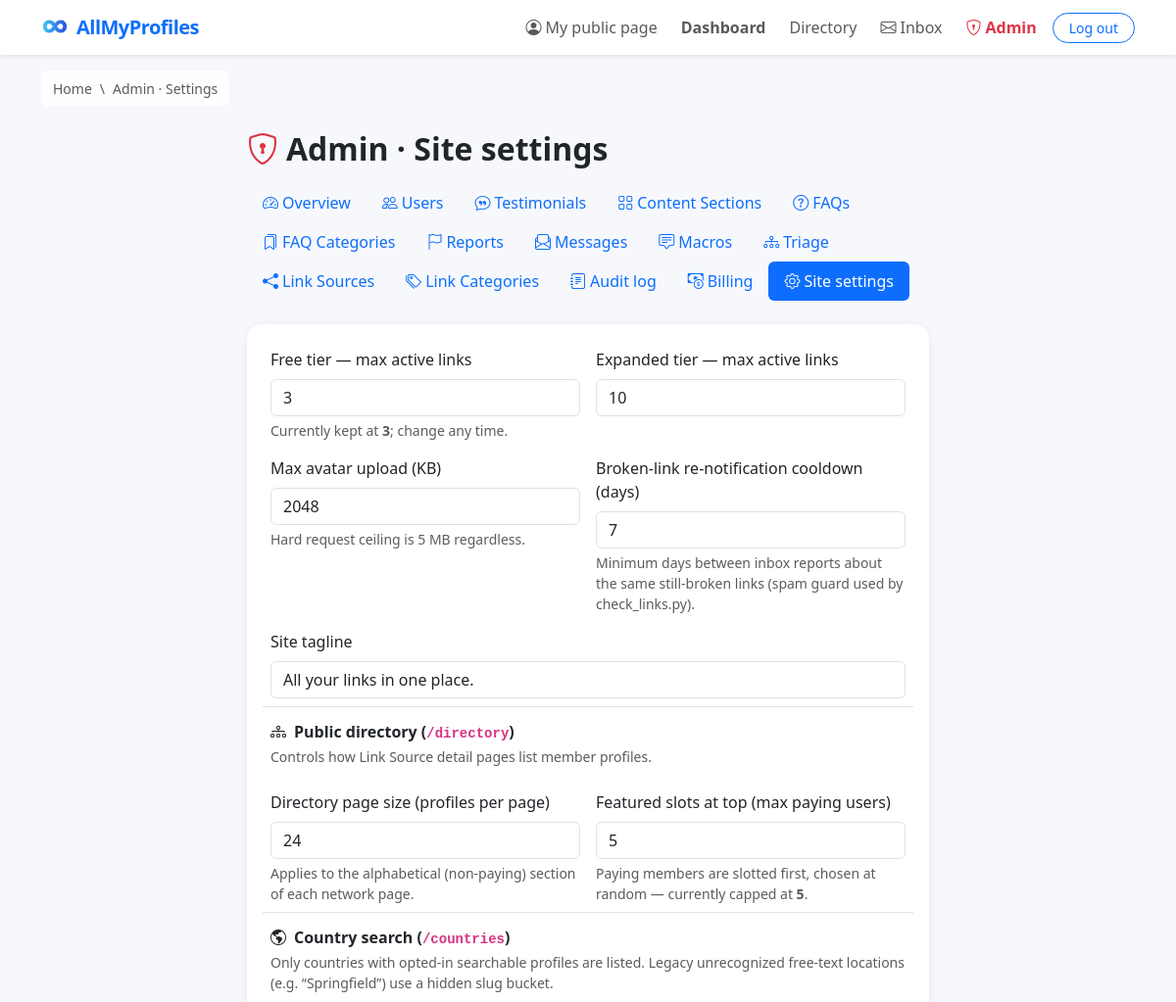
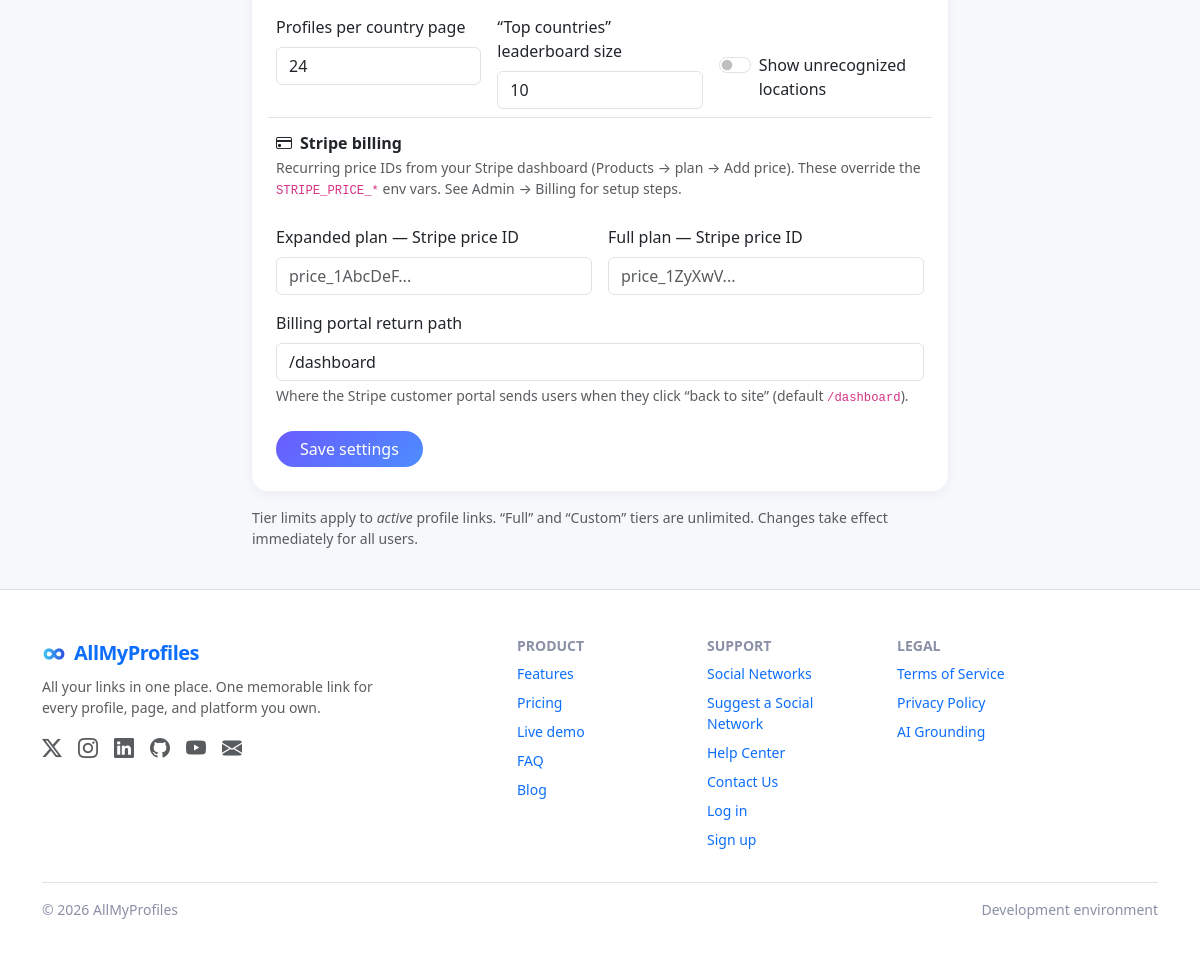
The app's page /admin/settings (signed in) with its own data (2 pictures, top to bottom).
### models.py (models this page shows, shortened)
class Setting(db.Model):
    __tablename__ = 'settings'
    DEFAULT_SETTINGS = DEFAULT_SETTINGS
    key = db.Column(db.String(64), primary_key=True)
    value = db.Column(db.String(500), nullable=False, default='')
    @classmethod
    def get(cls, key, fallback=None):
        row = db.session.get(cls, key)
        if row is not None:
            return row.value
        return DEFAULT_SETTINGS.get(key, fallback)

### app.py (the view, shortened to what this page needs)
    @app.route('/admin/settings', methods=['GET', 'POST'])
    @admin_required
    def admin_settings():
        editable = ['free_tier_max_links', 'expanded_tier_max_links',
                    'site_tagline', 'max_upload_size_kb',
                    'link_check_notify_days',
                    'directory_page_size', 'directory_featured_max',
                    'country_page_size', 'country_sidebar_top',
                    'stripe_price_expanded', 'stripe_price_full',
                    'stripe_customer_portal_return']
        numeric = {'free_tier_max_links', 'expanded_tier_max_links',
                   'max_upload_size_kb', 'link_check_notify_days',
                   'directory_page_size', 'directory_featured_max',
                   'country_page_size', 'country_sidebar_top'}
        booleans = {'country_show_unrecognized'}
        settings = {k: Setting.get(k) for k in Setting.DEFAULT_SETTINGS}
        return render_template('admin/settings.html', settings=settings)

### templates/admin/settings.html (shortened to what this page needs)
{% extends 'base.html' %}
{% import 'admin/_nav.html' as dash %}
{% block content %}
<div class="container py-4" style="max-width: 720px">
  <h2 class="fw-bold mb-3"><i class="bi bi-shield-lock text-danger me-2"></i>Admin · Site settings</h2>
  {{ dash.nav('settings') }}
  <div class="card p-4">
    <form method="POST" action="{{ url_for('admin_settings') }}">
      <div class="row g-3">
        <div class="col-sm-6">
          <label class="form-label" for="free_tier_max_links">Free tier — max active links</label>
          <input type="number" min="0" class="form-control" id="free_tier_max_links"
                 name="free_tier_max_links" value="{{ settings.free_tier_max_links }}" required>
          <div class="form-text">Currently kept at <strong>3</strong>; change any time.</div>
        </div>
        <div class="col-sm-6">
          <label class="form-label" for="expanded_tier_max_links">Expanded tier — max active links</label>
          <input type="number" min="0" class="form-control" id="expanded_tier_max_links"
                 name="expanded_tier_max_links" value="{{ settings.expanded_tier_max_links }}" required>
        </div>
        <div class="col-sm-6">
          <label class="form-label" for="max_upload_size_kb">Max avatar upload (KB)</label>
          <input type="number" min="16" class="form-control" id="max_upload_size_kb"
                 name="max_upload_size_kb" value="{{ settings.max_upload_size_kb }}" required>
          <div class="form-text">Hard request ceiling is 5 MB regardless.</div>
        </div>
        <div class="col-sm-6">
          <label class="form-label" for="link_check_notify_days">Broken-link re-notification cooldown (days)</label>
          <input type="number" min="0" class="form-control" id="link_check_notify_days"
                 name="link_check_notify_days" value="{{ settings.link_check_notify_days }}" required>
          <div class="form-text">Minimum days between inbox reports about the same still-broken links (spam guard used by check_links.py).</div>
        </div>
        <div class="col-12">
          <label class="form-label" for="site_tagline">Site tagline</label>
          <input type="text" maxlength="200" class="form-control" id="site_tagline"
                 name="site_tagline" value="{{ settings.site_tagline }}">
        </div>
        <div class="col-12 pt-3 border-top mt-2">
          <h3 class="h6 fw-bold mb-0"><i class="bi bi-diagram-3 me-2"></i>Public directory (<code>/directory</code>)</h3>
          <div class="form-text mb-2">Controls how Link Source detail pages list member profiles.</div>
        </div>
        <div class="col-sm-6">
          <label class="form-label" for="directory_page_size">Directory page size (profiles per page)</label>
          <input type="number" min="1" max="200" class="form-control" id="directory_page_size"
                 name="directory_page_size" value="{{ settings.directory_page_size }}" required>
          <div class="form-text">Applies to the alphabetical (non-paying) section of each network page.</div>
        </div>
        <div class="col-sm-6">
          <label class="form-label" for="directory_featured_max">Featured slots at top (max paying users)</label>
          <input type="number" min="0" max="20" class="form-control" id="directory_featured_max"
                 name="directory_featured_max" value="{{ settings.directory_featured_max }}" required>
          <div class="form-text">Paying members are slotted first, chosen at random — currently capped at <strong>5</strong>.</div>
        </div>
        <div class="col-12 pt-3 border-top mt-2">
          <h3 class="h6 fw-bold mb-0"><i class="bi bi-globe-americas me-2"></i>Country search (<code>/countries</code>)</h3>
          <div class="form-text mb-2">Only countries with opted-in searchable profiles are listed. Legacy unrecognized free-text locations (e.g. “Springfield”) use a hidden slug bucket.</div>
        </div>
        <div class="col-sm-4">
          <label class="form-label" for="country_page_size">Profiles per country page</label>
          <input type="number" min="1" max="200" class="form-control" id="country_page_size"
                 name="country_page_size" value="{{ settings.country_page_size }}" required>
        </div>
        <div class="col-sm-4">
          <label class="form-label" for="country_sidebar_top">“Top countries” leaderboard size</label>
          <input type="number" min="3" max="25" class="form-control" id="country_sidebar_top"
                 name="country_sidebar_top" value="{{ settings.country_sidebar_top }}" required>
        </div>
        <div class="col-sm-4 d-flex align-items-end">
          <div class="form-check form-switch mb-2">
            <input class="form-check-input" type="checkbox" role="switch" id="country_show_unrecognized"
                   name="country_show_unrecognized" value="true"
                   {{ 'checked' if settings.country_show_unrecognized in ('true', '1', 'yes', 'on') }}>
            <label class="form-check-label" for="country_show_unrecognized">Show unrecognized locations</label>
          </div>
        </div>
        <div class="col-12 pt-3 border-top mt-2">
          <h3 class="h6 fw-bold mb-0"><i class="bi bi-credit-card me-2"></i>Stripe billing</h3>
          <div class="form-text mb-2">Recurring price IDs from your Stripe dashboard (Products → plan → Add price).
            These override the <code>STRIPE_PRICE_*</code> env vars. See Admin → Billing for setup steps.</div>
        </div>
        <div class="col-sm-6">
          <label class="form-label" for="stripe_price_expanded">Expanded plan — Stripe price ID</label>
          <input type="text" maxlength="64" class="form-control" id="stripe_price_expanded"
                 name="stripe_price_expanded" value="{{ settings.stripe_price_expanded }}"
                 placeholder="price_1AbcDeF...">
        </div>
        <div class="col-sm-6">
          <label class="form-label" for="stripe_price_full">Full plan — Stripe price ID</label>
          <input type="text" maxlength="64" class="form-control" id="stripe_price_full"
                 name="stripe_price_full" value="{{ settings.stripe_price_full }}"
                 placeholder="price_1ZyXwV...">
        </div>
        <div class="col-12">
          <label class="form-label" for="stripe_customer_portal_return">Billing portal return path</label>
          <input type="text" maxlength="200" class="form-control" id="stripe_customer_portal_return"
                 name="stripe_customer_portal_return" value="{{ settings.stripe_customer_portal_return }}">
          <div class="form-text">Where the Stripe customer portal sends users when they click “back to site” (default <code>/dashboard</code>).</div>
        </div>
      </div>
      <button type="submit" class="btn btn-primary rounded-pill px-4 mt-4">Save settings</button>
    </form>
  </div>
  <p class="text-muted small mt-3">
    Tier limits apply to <em>active</em> profile links. “Full” and “Custom” tiers are unlimited.
    Changes take effect immediately for all users.
  </p>
</div>
{% endblock %}

### templates/base.html (shortened to what this page needs)
<!DOCTYPE html>
<html lang="en">
<head>
  <link rel="stylesheet" href="https://cdn.jsdelivr.net/npm/bootstrap@5.3.3/dist/css/bootstrap.min.css">
  <link rel="stylesheet" href="https://cdn.jsdelivr.net/npm/bootstrap-icons@1.11.3/font/bootstrap-icons.min.css">
</head>
<body class="d-flex flex-column min-vh-100">
  <nav class="navbar navbar-expand-lg bg-white shadow-sm">
    <div class="container">
      <a class="navbar-brand text-primary" href="{{ url_for('home') }}">
        <img src="{{ url_for('static', filename='images/favicon-96x96.png') }}" alt="" width="28" height="28" class="me-2 align-text-bottom rounded">AllMyProfiles
      </a>
      <div class="collapse navbar-collapse" id="navbarNav">
        <ul class="navbar-nav ms-auto align-items-lg-center gap-lg-2">
          {% if current_user.is_authenticated %}
            <li class="nav-item">
              <a class="nav-link" href="{{ (profile_url(current_user) or '#') }}">
                <i class="bi bi-person-circle me-1"></i>My public page
              </a>
            </li>
            <li class="nav-item">
              <a class="nav-link fw-semibold" href="{{ url_for('dashboard') }}">Dashboard</a>
            </li>
            <li class="nav-item">
              <a class="nav-link" href="{{ url_for('directory') }}">Directory</a>
            </li>
            <li class="nav-item">
              <a class="nav-link position-relative" href="{{ url_for('inbox') }}">
                <i class="bi bi-envelope me-1"></i>Inbox
              </a>
            </li>
            {% if current_user.is_admin and not is_impersonating() %}
            <li class="nav-item">
              <a class="nav-link text-danger fw-semibold" href="{{ url_for('admin_dashboard') }}">
                <i class="bi bi-shield-lock me-1"></i>Admin
              </a>
            </li>
            {% endif %}
            <li class="nav-item">
              <a class="btn btn-outline-primary btn-sm rounded-pill px-3" href="{{ url_for('logout') }}">Log out</a>
            </li>
          {% endif %}
        </ul>
      </div>
    </div>
  </nav>
  <main class="flex-grow-1">
    <nav class="container pt-3" aria-label="Breadcrumb">
      <ol class="site-breadcrumb list-unstyled d-flex flex-wrap align-items-center gap-2 mb-0 small text-muted">
        <li><a href="{{ url_for('home') }}">Home</a></li>
        {% block breadcrumb_parents %}<li aria-hidden="true">\</li>{% endblock %}
        <li aria-current="page">{% block breadcrumb_title %}{{ self.title() | striptags | replace(' — AllMyProfiles', '') | replace(' — All My Profiles', '') | replace(' — Admin', '') }}{% endblock %}</li>
      </ol>
    </nav>
    {% block content %}{% endblock %}
  </main>
  <footer class="py-5 bg-white border-top">
    <div class="container">
      <div class="row gy-4">
        <div class="col-lg-4">
          <span class="navbar-brand fw-bold text-primary fs-5">
            <img src="{{ url_for('static', filename='images/favicon-96x96.png') }}" alt="" width="24" height="24" class="me-2 align-text-bottom rounded">AllMyProfiles
          </span>
          <p class="small text-muted mt-2 mb-0">{{ site_tagline }} One memorable link for every profile, page, and platform you own.</p>
          <div class="mt-3 fs-5 d-flex gap-3">
            <a href="https://x.com/allmyprofiles" class="text-muted" aria-label="X / Twitter" alt="X / Twitter" rel="noopener" target="_blank"><i class="bi bi-twitter-x"></i></a>
            <a href="https://instagram.com/allmyprofiles" class="text-muted" aria-label="Instagram" alt="Instagram" rel="noopener" target="_blank"><i class="bi bi-instagram"></i></a>
            <a href="https://linkedin.com/company/allmyprofiles" class="text-muted" aria-label="LinkedIn" alt="LinkedIn" rel="noopener" target="_blank"><i class="bi bi-linkedin"></i></a>
            <a href="https://github.com/allmyprofiles" class="text-muted" aria-label="GitHub" alt="GitHub" rel="noopener" target="_blank"><i class="bi bi-github"></i></a>
            <a href="https://youtube.com/@allmyprofiles" class="text-muted" aria-label="YouTube" alt="YouTube" rel="noopener" target="_blank"><i class="bi bi-youtube"></i></a>
            <a href="mailto:support@allmyprofiles.com?subject=Support%20Request-Home%Page" class="text-muted" aria-label="Email" alt="Email"><i class="bi bi-envelope-fill"></i></a>
          </div>
        </div>
        <div class="col-6 col-lg-2 offset-lg-1">
          <h6 class="fw-bold small text-uppercase">Product</h6>
          <ul class="list-unstyled small">
            <li class="mb-2"><a class="text-decoration-none" href="{{ url_for('home') }}#features">Features</a></li>
            <li class="mb-2"><a class="text-decoration-none" href="{{ url_for('home') }}#pricing">Pricing</a></li>
            <li class="mb-2"><a class="text-decoration-none" href="{{ url_for('home') }}#demo">Live demo</a></li>
            <li class="mb-2"><a class="text-decoration-none" href="{{ url_for('faq_page') }}">FAQ</a></li>
            <li class="mb-2"><a class="text-decoration-none" href="#">Blog</a></li>
          </ul>
        </div>
        <div class="col-6 col-lg-2">
          <h6 class="fw-bold small text-uppercase">Support</h6>
          <ul class="list-unstyled small">
            <li class="mb-2"><a class="text-decoration-none" href="{{ url_for('directory') }}">Social Networks</a></li>
            <li class="mb-2"><a class="text-decoration-none" href="{{ url_for('suggest') }}">Suggest a Social Network</a></li>
            <li class="mb-2"><a class="text-decoration-none" href="{{ url_for('help_center') }}">Help Center</a></li>
            <li class="mb-2"><a class="text-decoration-none" href="{{ url_for('contact') }}">Contact Us</a></li>
            <li class="mb-2"><a class="text-decoration-none" href="{{ url_for('login') }}">Log in</a></li>
            <li class="mb-2"><a class="text-decoration-none" href="{{ url_for('register') }}">Sign up</a></li>
          </ul>
        </div>
        <div class="col-6 col-lg-2">
          <h6 class="fw-bold small text-uppercase">Legal</h6>
          <ul class="list-unstyled small">
            <li class="mb-2"><a class="text-decoration-none" href="{{ url_for('terms') }}">Terms of Service</a></li>
            <li class="mb-2"><a class="text-decoration-none" href="{{ url_for('privacy') }}">Privacy Policy</a></li>
            <li class="mb-2"><a class="text-decoration-none" href="{{ url_for('ai_grounding') }}">AI Grounding</a></li>
          </ul>
        </div>
      </div>
      <hr>
      <div class="d-flex flex-wrap justify-content-between align-items-center">
        <span class="small">&copy; {{ current_year }} AllMyProfiles</span>
        <span class="small">{{ APP_ENV|capitalize }} environment</span>
      </div>
    </div>
  </footer>
</body>
</html>

### records on screen
Setting: expanded_tier_max_links "10"
Setting: max_upload_size_kb "2048"
Setting: site_tagline "All your links in one place.", value "All your links in one place."
Setting: directory_page_size "24"
Setting: country_page_size "24"
Setting: country_sidebar_top "10"
Setting: stripe_customer_portal_return "/dashboard"

### other values on screen
{{ APP_ENV|capitalize }} "Development"
